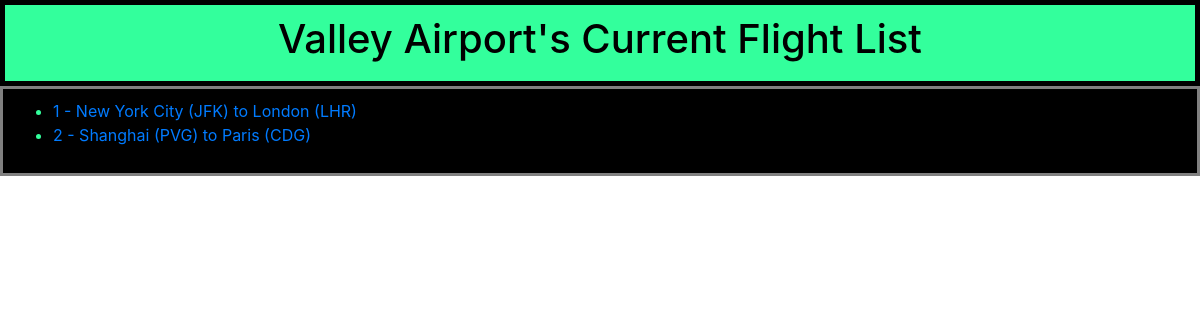
The page / on the database its author committed.
### hello/models.py (models this page shows)
class Flight(models.Model):
    origin = models.ForeignKey(Airport, on_delete=models.CASCADE, related_name="departures")
    destination = models.ForeignKey(Airport, on_delete=models.CASCADE, related_name="arrivals")
    duration = models.IntegerField()
    def __str__(self):
        return f"{self.id} - {self.origin} to {self.destination}"

class Airport(models.Model):
    code = models.CharField(max_length=3)
    city = models.CharField(max_length=64)
    def __str__(self):
        return f"{self.city} ({self.code})"

### hello/views.py (the view)
# urls.py: path("", views.index, name="index"),
def index(request):
    context = {
            "flights": Flight.objects.all()
    }
    return render(request, "hello/index.html", context)

### hello/templates/hello/index.html (shortened to what this page needs)
{% extends "hello/base.html" %}
{% block body %}
      <div class="text-center">
        <h1>Valley Airport's Current Flight List</h1>
      </div>
      <div class="text-center-2">
        <ul>
            {% for flight in flights %}
                <li>
                  <a href="{% url 'flight' flight.id %}">{{ flight }}</a>
                </li>
            {% endfor %}
        </ul>
      </div>
{% endblock %}

### hello/templates/hello/base.html (style rules this page uses)
.text-center { background: #33FF9C; text-align: center; color: black; border: 5px solid black; padding: 10px; }
.text-center-2 { background: black; color: #33FF9C; text-align: left; border: 3px solid grey; padding: 10px; }

### rows shown on the page
Flight: id+origin+destination "1 - New York City (JFK) to London (LHR)"
Flight: id+origin+destination "2 - Shanghai (PVG) to Paris (CDG)"
